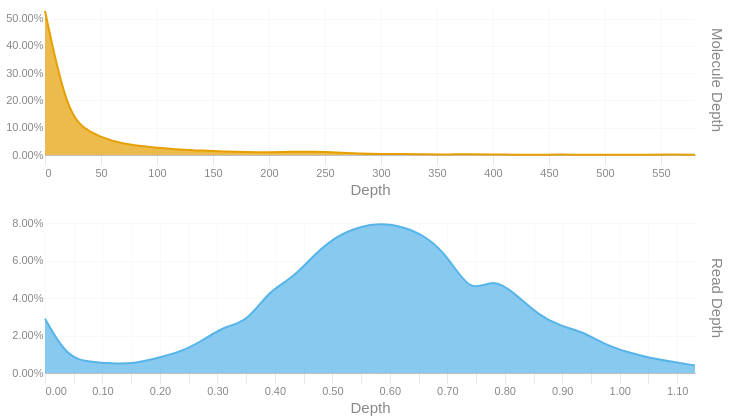

The notebook cell this image was saved under:
### Code cell
readdep = depth_hist(tb['Read Depth'], q99, 3)
readdep = readdep.with_columns(pl.lit('Read Depth').alias('Metric'))
if not SKIPLR:
    moldep = depth_hist(tb['Molecule Depth'], mol_q99, 1)
    moldep = moldep.with_columns(pl.lit('Molecule Depth').alias('Metric'))
    _hist = pl.concat([readdep, moldep])
    _hist = _hist.filter(pl.col('Proportion') != 0)
    with SafeRender(_hist):
        (
            alt.Chart(_hist)        
            .mark_area(interpolate = "basis")
            .encode(
                x=alt.X('Bin:Q').scale(domainMin=0).axis(alt.Axis(title='Depth')),
                y = alt.Y('Proportion:Q', title = None).axis(format = '.2%'),
                color = alt.Color('Metric:N').legend(None),
                row = alt.Row("Metric:N").header(title = None, labelOrient = 'right'),
                tooltip = [
                    alt.Tooltip("Metric:N", title = "Metric"),
                    alt.Tooltip('Interval:N', title = "Depth Interval"),
                    alt.Tooltip('Proportion:Q', title = "% Alignments").format('.2%')
                ]
            )
            .resolve_scale(x='independent', y='independent')
            .properties(
                height = 150, width = 650,
                usermeta={'embedOptions': {'downloadFileName': f'{samplename}.depth.hist'}}
            )
        ).display()
else:
    readdep = readdep.filter(pl.col('Proportion') != 0)
    with SafeRender(readdep):
        (
            alt.Chart(readdep)        
            .mark_area(interpolate = "basis")
            .encode(
                x=alt.X('Bin:Q').scale(domainMin=0).axis(alt.Axis(title='Depth')),
                y = alt.Y('Proportion:Q', title = None).axis(format = '.2%'),
                tooltip = [
                    alt.Tooltip('Interval:N', title = "Depth Interval"),
                    alt.Tooltip('Proportion:Q', title = "% Alignments").format('.2%')
                ]
            )
            .properties(
                usermeta={'embedOptions': {'downloadFileName': f'{samplename}.depth.hist'}}
            )
        ).display()

### Figure 1 — Vega-Lite specification as saved in the notebook (floating-point values rounded to 4 significant figures)
{"width": 650, "height": 150, "config": {"title": {"anchor": "start", "dy": -15, "fontSize": 18, "color": "#888888", "subtitleColor": "#888888", "subtitleFontSize": 14}, "arc": {"fill": "#0072B2"}, "axis": {"domainColor": "#888888", "domainWidth": 0.5, "gridWidth": 0.2, "grid": false, "titleFontWeight": 400, "titleFontSize": 15, "labelFontSize": 11, "labelColor": "#888888", "tickColor": "#888888", "tickWidth": 0.2, "titleColor": "#888888"}, "axisBand": {"grid": false}, "axisX": {"grid": true, "tickSize": 10, "domainCap": "round"}, "axisY": {"domain": false, "grid": true, "tickSize": 0, "domainCap": "round"}, "background": "transparent", "header": {"labelFontSize": 15, "labelColor": "#888888", "titleFontSize": 15, "titleFontWeight": 600, "titleColor": "#888888"}, "legend": {"labelFont": "sans-serif", "labelFontSize": 12, "labelColor": "#888888", "symbolSize": 100, "symbolType": "circle", "titleFontSize": 12, "titlePadding": 10, "titleColor": "#888888", "title": null}, "range": {"category": ["#E69F00", "#56B4E9", "#009E73", "#F0E442", "#0072B2", "#D55E00", "#CC79A7", "#000000"], "diverging": ["#cfe8f3", "#a2d4ec", "#73bfe2", "#46abdb", "#1696d2", "#12719e"]}, "area": {"fill": "#0072B2", "fillOpacity": 0.7, "line": true, "strokeOpacity": 0.7}, "line": {"color": "#0072B2", "stroke": "#0072B2", "strokeWidth": 2}, "trail": {"color": "#0072B2", "stroke": "#0072B2", "strokeWidth": 0, "size": 1}, "point": {"filled": true, "fillOpacity": 1.0, "size": 95}, "text": {"color": "#888888", "fontSize": 11, "align": "right", "fontWeight": 400, "size": 11}, "bar": {"fill": "#0072B2", "stroke": null}, "view": {"stroke": null, "continuousWidth": 660, "continuousHeight": 400}}, "data": {"name": "data-54ef1ccfd65a6b4193bb106b0ba03851"}, "mark": {"type": "area", "interpolate": "basis"}, "encoding": {"color": {"field": "Metric", "legend": null, "type": "nominal"}, "row": {"field": "Metric", "header": {"title": null, "labelOrient": "right"}, "type": "nominal"}, "tooltip": [{"field": "Metric", "title": "Metric", "type": "nominal"}, {"field": "Interval", "title": "Depth Interval", "type": "nominal"}, {"field": "Proportion", "format": ".2%", "title": "% Alignments", "type": "quantitative"}], "x": {"axis": {"title": "Depth"}, "field": "Bin", "scale": {"domainMin": 0}, "type": "quantitative"}, "y": {"axis": {"format": ".2%"}, "field": "Proportion", "title": null, "type": "quantitative"}}, "resolve": {"scale": {"x": "independent", "y": "independent"}}, "usermeta": {"embedOptions": {"downloadFileName": "S1_Musquodoboit_006.depth.hist"}}, "$schema": "https://vega.github.io/schema/vega-lite/v6.1.0.json", "datasets": {"data-54ef1ccfd65a6b4193bb106b0ba03851": [{"Bin": 0.0, "Interval": "0.0-0.039", "Proportion": 0.029, "Metric": "Read Depth"}, {"Bin": 0.039, "Interval": "0.039-0.078", "Proportion": 0.008, "Metric": "Read Depth"}, {"Bin": 0.078, "Interval": "0.078-0.117", "Proportion": 0.006, "Metric": "Read Depth"}, {"Bin": 0.117, "Interval": "0.117-0.156", "Proportion": 0.005, "Metric": "Read Depth"}, {"Bin": 0.156, "Interval": "0.156-0.195", "Proportion": 0.005, "Metric": "Read Depth"}, {"Bin": 0.195, "Interval": "0.195-0.234", "Proportion": 0.008, "Metric": "Read Depth"}, {"Bin": 0.234, "Interval": "0.234-0.273", "Proportion": 0.011, "Metric": "Read Depth"}, {"Bin": 0.273, "Interval": "0.273-0.312", "Proportion": 0.017, "Metric": "Read Depth"}, {"Bin": 0.312, "Interval": "0.312-0.351", "Proportion": 0.025, "Metric": "Read Depth"}, {"Bin": 0.351, "Interval": "0.351-0.39", "Proportion": 0.027, "Metric": "Read Depth"}, {"Bin": 0.39, "Interval": "0.39-0.429", "Proportion": 0.044, "Metric": "Read Depth"}, {"Bin": 0.429, "Interval": "0.429-0.468", "Proportion": 0.05, "Metric": "Read Depth"}, {"Bin": 0.468, "Interval": "0.468-0.507", "Proportion": 0.063, "Metric": "Read Depth"}, {"Bin": 0.507, "Interval": "0.507-0.546", "Proportion": 0.073, "Metric": "Read Depth"}, {"Bin": 0.546, "Interval": "0.546-0.585", "Proportion": 0.078, "Metric": "Read Depth"}, {"Bin": 0.585, "Interval": "0.585-0.624", "Proportion": 0.08, "Metric": "Read Depth"}, {"Bin": 0.624, "Interval": "0.624-0.663", "Proportion": 0.078, "Metric": "Read Depth"}, {"Bin": 0.663, "Interval": "0.663-0.702", "Proportion": 0.073, "Metric": "Read Depth"}, {"Bin": 0.702, "Interval": "0.702-0.741", "Proportion": 0.062, "Metric": "Read Depth"}, {"Bin": 0.741, "Interval": "0.741-0.78", "Proportion": 0.042, "Metric": "Read Depth"}, {"Bin": 0.78, "Interval": "0.78-0.819", "Proportion": 0.051, "Metric": "Read Depth"}, {"Bin": 0.819, "Interval": "0.819-0.858", "Proportion": 0.042, "Metric": "Read Depth"}, {"Bin": 0.858, "Interval": "0.858-0.897", "Proportion": 0.031, "Metric": "Read Depth"}, {"Bin": 0.897, "Interval": "0.897-0.936", "Proportion": 0.025, "Metric": "Read Depth"}, {"Bin": 0.936, "Interval": "0.936-0.975", "Proportion": 0.022, "Metric": "Read Depth"}, {"Bin": 0.975, "Interval": "0.975-1.014", "Proportion": 0.015, "Metric": "Read Depth"}, {"Bin": 1.014, "Interval": "1.014-1.053", "Proportion": 0.011, "Metric": "Read Depth"}, {"Bin": 1.053, "Interval": "1.053-1.092", "Proportion": 0.008, "Metric": "Read Depth"}, {"Bin": 1.092, "Interval": "1.092-1.131", "Proportion": 0.006, "Metric": "Read Depth"}, {"Bin": 1.131, "Interval": "1.131-1.17", "Proportion": 0.004, "Metric": "Read Depth"}, {"Bin": 0.0, "Interval": "0.0-20.0", "Proportion": 0.528, "Metric": "Molecule Depth"}, {"Bin": 20.0, "Interval": "20.0-40.0", "Proportion": 0.142, "Metric": "Molecule Depth"}, {"Bin": 40.0, "Interval": "40.0-60.0", "Proportion": 0.082, "Metric": "Molecule Depth"}, {"Bin": 60.0, "Interval": "60.0-80.0", "Proportion": 0.05, "Metric": "Molecule Depth"}, {"Bin": 80.0, "Interval": "80.0-100.1", "Proportion": 0.034, "Metric": "Molecule Depth"}, {"Bin": 100.1, "Interval": "100.1-120.1", "Proportion": 0.027, "Metric": "Molecule Depth"}, {"Bin": 120.1, "Interval": "120.1-140.1", "Proportion": 0.02, "Metric": "Molecule Depth"}, {"Bin": 140.1, "Interval": "140.1-160.1", "Proportion": 0.016, "Metric": "Molecule Depth"}, {"Bin": 160.1, "Interval": "160.1-180.1", "Proportion": 0.013, "Metric": "Molecule Depth"}, {"Bin": 180.1, "Interval": "180.1-200.1", "Proportion": 0.011, "Metric": "Molecule Depth"}, {"Bin": 200.1, "Interval": "200.1-220.1", "Proportion": 0.01, "Metric": "Molecule Depth"}, {"Bin": 220.1, "Interval": "220.1-240.1", "Proportion": 0.012, "Metric": "Molecule Depth"}, {"Bin": 240.1, "Interval": "240.1-260.2", "Proportion": 0.012, "Metric": "Molecule Depth"}, {"Bin": 260.2, "Interval": "260.2-280.2", "Proportion": 0.01, "Metric": "Molecule Depth"}, {"Bin": 280.2, "Interval": "280.2-300.2", "Proportion": 0.005, "Metric": "Molecule Depth"}, {"Bin": 300.2, "Interval": "300.2-320.2", "Proportion": 0.003, "Metric": "Molecule Depth"}, {"Bin": 320.2, "Interval": "320.2-340.2", "Proportion": 0.004, "Metric": "Molecule Depth"}, {"Bin": 340.2, "Interval": "340.2-360.2", "Proportion": 0.002, "Metric": "Molecule Depth"}, {"Bin": 360.2, "Interval": "360.2-380.2", "Proportion": 0.002, "Metric": "Molecule Depth"}, {"Bin": 380.2, "Interval": "380.2-400.2", "Proportion": 0.003, "Metric": "Molecule Depth"}, {"Bin": 400.2, "Interval": "400.2-420.3", "Proportion": 0.002, "Metric": "Molecule Depth"}, {"Bin": 420.3, "Interval": "420.3-440.3", "Proportion": 0.001, "Metric": "Molecule Depth"}, {"Bin": 440.3, "Interval": "440.3-460.3", "Proportion": 0.001, "Metric": "Molecule Depth"}, {"Bin": 460.3, "Interval": "460.3-480.3", "Proportion": 0.002, "Metric": "Molecule Depth"}, {"Bin": 480.3, "Interval": "480.3-500.3", "Proportion": 0.001, "Metric": "Molecule Depth"}, {"Bin": 500.3, "Interval": "500.3-520.3", "Proportion": 0.001, "Metric": "Molecule Depth"}, {"Bin": 520.3, "Interval": "520.3-540.3", "Proportion": 0.001, "Metric": "Molecule Depth"}, {"Bin": 540.3, "Interval": "540.3-560.3", "Proportion": 0.001, "Metric": "Molecule Depth"}, {"Bin": 560.3, "Interval": "560.3-580.4", "Proportion": 0.002, "Metric": "Molecule Depth"}, {"Bin": 580.4, "Interval": "580.4-600.37", "Proportion": 0.001, "Metric": "Molecule Depth"}]}}
